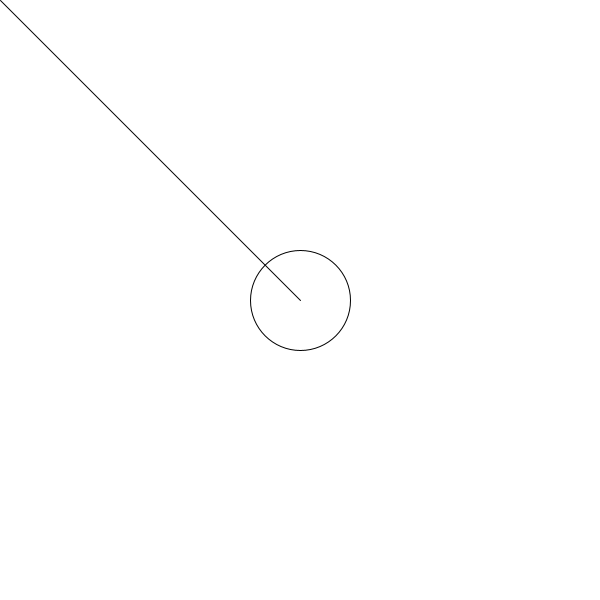
Frame 1 (no input)
Frame 60 (the mouse pressed at the canvas centre just before this capture): identical to frame 1, image omitted
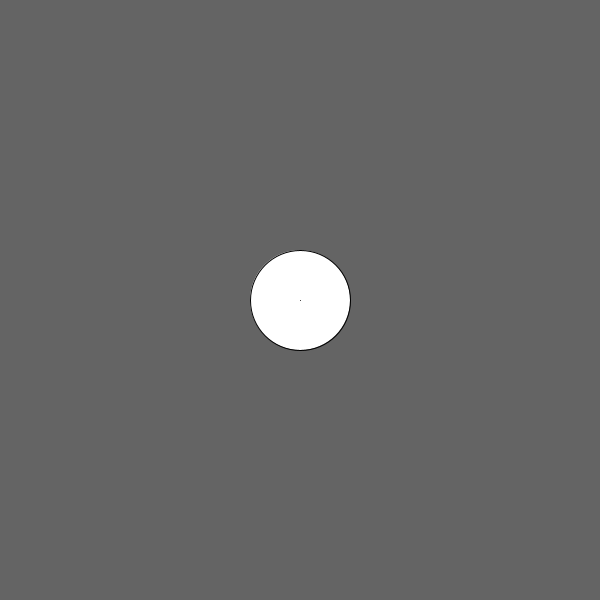
Frame 120 (the mouse held since frame 60 and released just before this capture)

The Processing sketch that drew these frames (run headless with seeded random() and noise(); from frame 60 on, the mouse is pressed at the canvas centre):

// Processing sketch: C1W3inclass
// ── C1W3inclass.pde
//println(sqrt(100));

//float result = sqrt(100);

//println (result);

//float pow2(float n) {

//  return n*n;
//}

//float pow2(float n) {
//  float result = n*n;
//  return result;
//}

//float addTwoNumbers (float a, float b){
// return a + b; 
//}

//void setup (){
//  float result =sqrt(100);

//  println(result);

//  float res = pow2(10);
//  println(res);

//  float res = pow2(10);
//  println(res);

//}


float getDistance(float x1, float y1, float x2, float y2) {
  float xd = x1-x2;
  float yd = y1-y2;
  xd = sq(xd);
  yd = sq(yd);
  float result = sqrt(xd+yd);
  return result;
}

int backgroundColor=255;

void setup() {
  size (600, 600);
}

void draw () {
  background(backgroundColor);
  ellipse(width/2, height/2, 100, 100);

  line (width/2, height/2, mouseX, mouseY);

  //float d=getDistance (width/2, height/2, mouseX, mouseY);
}
void mousePressed() {

  float d= dist(width/2, height/2, mouseX, mouseY);
  if (d<50) {
    if (backgroundColor==255) {
      backgroundColor = 100;
    } else {
      backgroundColor = 255;
    }
  }
}
